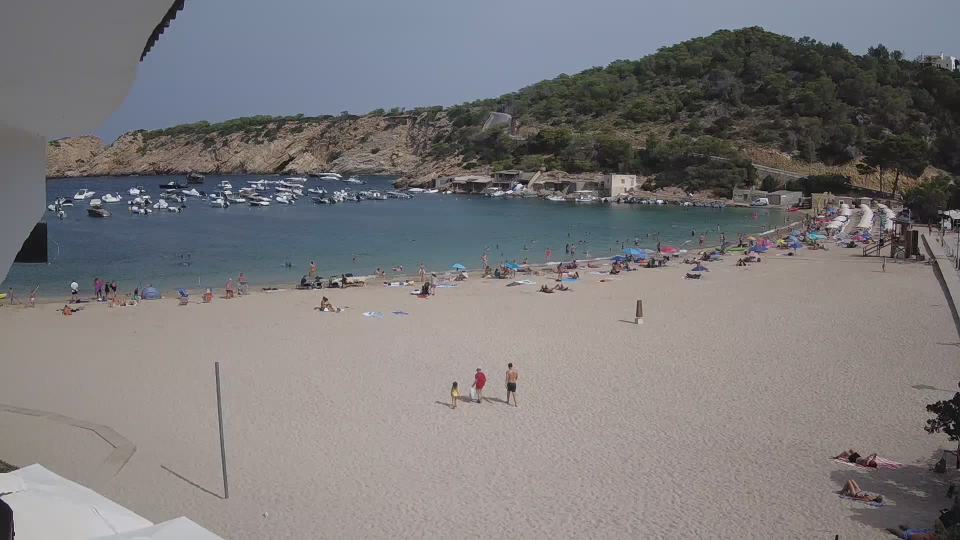
#> input picture code_testing/shihab/raw_images/1660381200.jpg, 1920 x 1080 px, given as the content of the folder ./data/, which was not available (shown at 1/2 size)
$ jupyter execute --allow-errors imageAveraging.ipynb   (text cells are left out)
#> lines starting #> are read from the running program, lines starting #| are printed output that depends on the picture; pictures that were not available may be replaced by others from this repository, and a replacement may not be noted
#> `img = cv2.imread(os.path.join("./data/",path), cv2.IMREAD_GRAYSCALE)`:
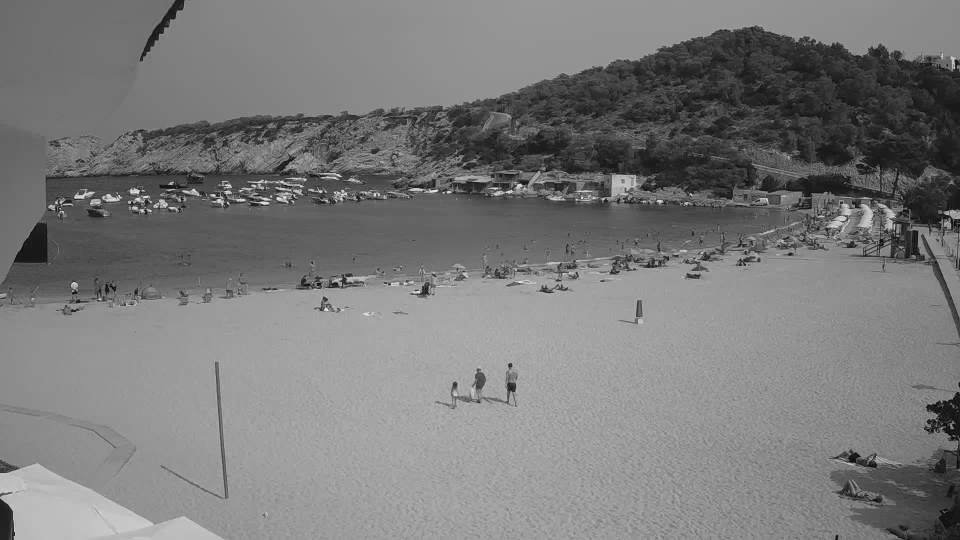
#> img: shape (1080, 1920) (shown at 1/2 size); min 0, max 249, mean 122.1
[cell 1]
import cv2
import numpy as np
from matplotlib import pyplot as plt
import os
from typing import Tuple

[cell 2]
def histogram_count_values(image: np.ndarray, nbins: int) -> np.ndarray:
    """Creates a histogram of a grayscale image."""
#> called with nbins = 256
    size_x = image.shape[0]
#> size_x = 1080
    size_y = image.shape[1]
#> size_y = 1920
    hist = np.zeros(nbins)
    for i in range(size_x):
        for j in range(size_y):
            value = image[i, j]
            discretized_value = int(value * (nbins-1) / 255)
            hist[discretized_value] += 1
#> after the loop, hist = 256 values, max 51004 at index 147, min 0 at index 244, mean 8100
    return hist

[cell 3]
def windowing(image: np.ndarray, lower_threshold: float, upper_threshold: float) -> np.ndarray:
    """Linear normalization assigning values lower or equal to lower_threshold to 0, and values greater or equal to upper_threshold to 255."""
    out = (image - lower_threshold) / (upper_threshold - lower_threshold)
    out[out < 0] = 0
    out[out > 1] = 1
    return out*255


def minmax_normalization(image: np.ndarray) -> np.ndarray:
    """Linear normalization assigning the lowest value to 0 and the highest value to 255."""
    return windowing(image, np.min(image), np.max(image))

[cell 4]
def histogram_equalization(image: np.ndarray) -> np.ndarray:
    """Histogram equalization."""
    hist = histogram_count_values(image, nbins=256)
    cumhist = np.cumsum(hist)
#> cumhist = 256 values from 37 to 2073600
    mapping = minmax_normalization(cumhist)
#> in windowing, `out = (image - lower_threshold) / (upper_threshold - lower_threshold)`: out = 256 values from 0 to 1
#> mapping = 256 values from 0 to 255
    return mapping[image.astype('uint8')]
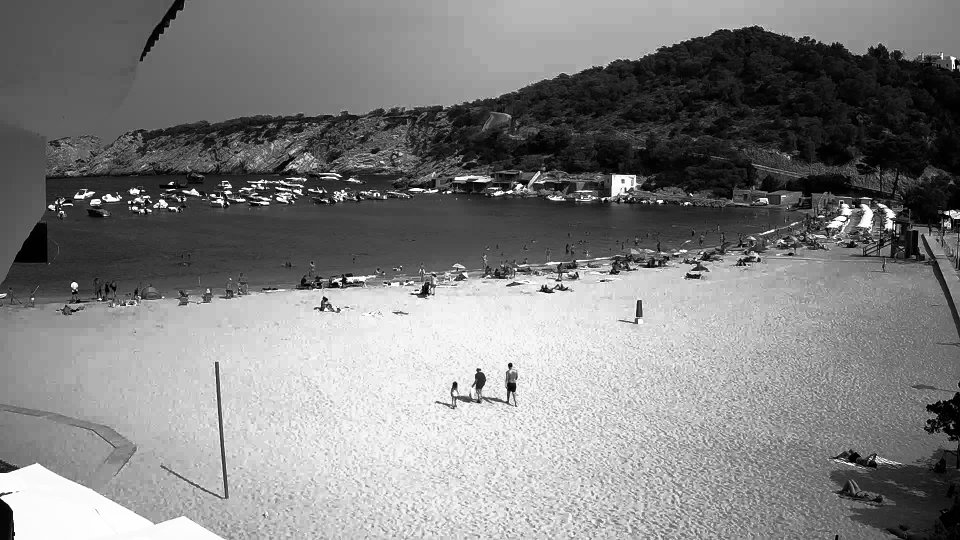
#> returned value: shape (1080, 1920) float64 (shown at 1/2 size); min 0, max 255, mean 128.7

[cell 5]
def clahe(image: np.ndarray, clip_limit=5.0, grid_size=(4, 4)) -> np.ndarray:
    """Contrast-limited adaptive histogram equalization."""
#> called with clip_limit = 5, grid_size = (4, 4)
    image = image.astype('uint8')
    clahe = cv2.createCLAHE(clipLimit=clip_limit, tileGridSize=grid_size)
    return clahe.apply(image)
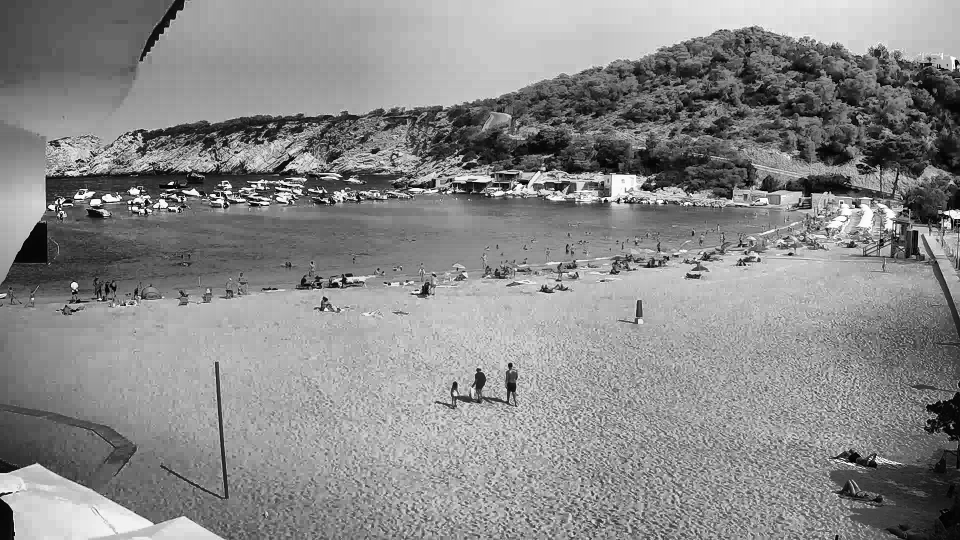
#> returned value: shape (1080, 1920) (shown at 1/2 size); min 0, max 255, mean 136.5

[cell 6]
files = os.listdir("./data/")
results ={}
for i,path in enumerate(files[:10]):
    img = cv2.imread(os.path.join("./data/",path), cv2.IMREAD_GRAYSCALE)  # Read the image.
    img = img.astype('float32')  # Convert to float32 to avoid overflow and rounding errors
    results[f'{path}']= {
        'img': img,
        'histogram_equalization': histogram_equalization(img),
        'clahe': clahe(img.astype('uint8'))
    }

[cell 7]
first_key = next(iter(results))
#> first_key = '1660381200.jpg'
print(first_key)
#| 1660381200.jpg
print(iter(results))
#> (printed output is left out)

[cell 8]
fig, axs = plt.subplots(1, 3, figsize=(25, 5))
#> (the rest of this cell did not finish here and is left out)

[cell 9]
def image_averaging(images, type):
#> called with type = 'img'
    image_data = []
    for i in images:
        image_data.append(results[i][type])
#> after the loop, image_data = []
    avg_image = image_data[0]
    for i in range(len(image_data)):
        if i == 0:
            pass
        else:
            alpha = 1.0/(i + 1)
            beta = 1.0 - alpha
            avg_image = cv2.addWeighted(image_data[i], alpha, avg_image, beta, 0.0)
    return avg_image

[cell 10]
images=["1660366800.jpg","1660370400.jpg"]
#> (the rest of this cell did not finish here and is left out)

[cell 11]
images=["1660366800.jpg","1660370400.jpg"]
#> (the rest of this cell did not finish here and is left out)

[cell 12]
images=["1660366800.jpg","1660370400.jpg"]
#> (the rest of this cell did not finish here and is left out)

[cell 13]
def pixel_wise(empty, crowded):
    empty_image = cv2.cvtColor(empty, cv2.COLOR_BGR2GRAY)
    empty_image = empty_image.astype(np.uint8)
    crowded_image = crowded.astype(np.uint8)
    # Pixel-wise subtraction
    difference = cv2.absdiff(crowded_image, empty_image)
    # Threshold the difference
    _, thresholded = cv2.threshold(difference, 45, 255, cv2.THRESH_BINARY)
    return thresholded

[cell 14]
# Load images
empty_image = cv2.imread('./data/avg_empty_beach2.png')
#> empty_image is the input picture: shape (1080, 1920, 3); mean B, G, R 122.6, 121.3, 123.4
#> (the rest of this cell did not finish here and is left out)

[cell 15]
# Load images
empty_image = cv2.imread('./data/avg_HE_beach2.png')
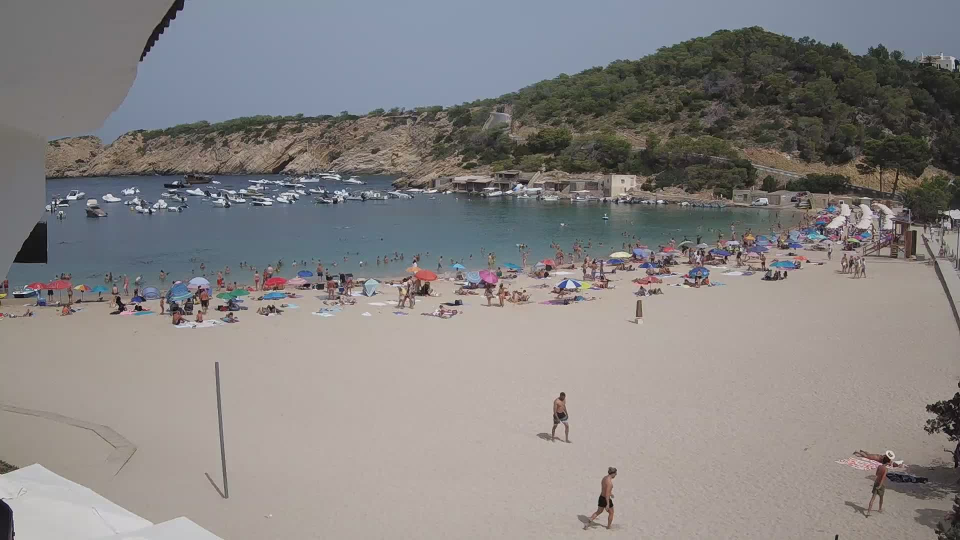
#> input picture code_testing/shihab/raw_images/1660384800.jpg, 1920 x 1080 px, given in place of avg_HE_beach2.png, which was not available (shown at 1/2 size)
#> empty_image is the input picture: shape (1080, 1920, 3); mean B, G, R 130.4, 131.3, 134.5
#> (the rest of this cell did not finish here and is left out)

[cell 16]
# Load images
empty_image = cv2.imread('./data/avg_clahe_beach2.png')
#> (the rest of this cell did not finish here and is left out)

[cell 17]
avg_image = cv2.imread('./data/difference_mask3.jpg')
#> (the rest of this cell did not finish here and is left out)

[cell 18]
avg_image = cv2.imread('./data/difference_mask.jpg',cv2.IMREAD_GRAYSCALE)
contours, _ = cv2.findContours(avg_image, cv2.RETR_EXTERNAL, cv2.CHAIN_APPROX_SIMPLE)
#> contours = []
#> (the rest of this cell did not finish here and is left out)
